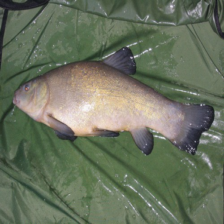
%> input picture 00000.png, 224 x 224 px
$ octave --eval "result = dwt(imread('00000.png'));"   (GNU Octave 9; MATLAB toolbox functions it lacks are replaced by stand-ins)
%> lines starting %> are read from the running program, lines starting %| are printed output that depends on the picture
function [dwt_image] = dwt(image)
Y = image;
%> Y is the input picture: size 224x224x3 uint8; mean R, G, B 104.7, 113.8, 94.2
f = rgb2gray(Y); %将rgb图像转换成灰度图像
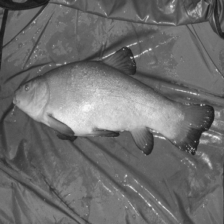
%> f: size 224x224 uint8; min 22, max 248, mean 108.9
[M, N] = size(f);
%> M = 224; N = 224
a = fft2(f);
a = fftshift(a);
m1 = fix(M / 2); n1 = fix(N / 2);
%> after `m1 = fix(M / 2)`: m1 = 112
%> after `n1 = fix(N / 2)`: n1 = 112
for u = 1:M

    for v = 1:N
        D1 = sqrt((u - m1)^2 + (v - n1)^2);

        if D1 == 0
            H1(u, v) = 0;
        else
            %    H(u,v)=1/(1+0.414*(500/D1)^4);%截至频率为500
            H1(u, v) = 1 / (1 + (400 / D1)^4); %2阶巴特沃斯高通滤波器，截至频率为500
        end

    end

end
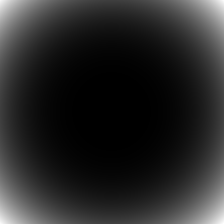
%> H1: size 224x224 double; min 0, max 0.024, mean 0.00379; drawn with min black and max white

F1 = H1 .* a;
F1 = ifftshift(F1);
dwt_image = abs(ifft2(F1));
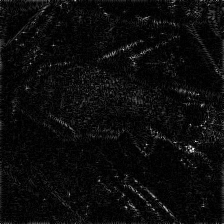
%> dwt_image: size 224x224 double; min 3.41e-06, max 0.207, mean 0.01; drawn with min black and max white

imwrite(I2,strcat(strcat(save_path,"0_"),image_name));
end
